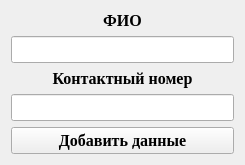
<?xml version="1.0" encoding="UTF-8"?>
<ui version="4.0">
 <class>add_patient</class>
 <widget class="QWidget" name="add_patient">
  <property name="geometry">
   <rect>
    <x>0</x>
    <y>0</y>
    <width>245</width>
    <height>157</height>
   </rect>
  </property>
  <property name="windowTitle">
   <string>Form</string>
  </property>
  <layout class="QGridLayout" name="gridLayout">
   <item row="3" column="0">
    <widget class="QLineEdit" name="lineEdit">
     <property name="font">
      <font>
       <family>Times New Roman</family>
       <pointsize>12</pointsize>
       <weight>75</weight>
       <bold>true</bold>
      </font>
     </property>
     <property name="alignment">
      <set>Qt::AlignCenter</set>
     </property>
    </widget>
   </item>
   <item row="2" column="0">
    <widget class="QLabel" name="label_2">
     <property name="font">
      <font>
       <family>Times New Roman</family>
       <pointsize>12</pointsize>
       <weight>75</weight>
       <bold>true</bold>
      </font>
     </property>
     <property name="text">
      <string>Контактный номер</string>
     </property>
     <property name="alignment">
      <set>Qt::AlignCenter</set>
     </property>
    </widget>
   </item>
   <item row="0" column="0">
    <widget class="QLabel" name="label">
     <property name="font">
      <font>
       <family>Times New Roman</family>
       <pointsize>12</pointsize>
       <weight>75</weight>
       <bold>true</bold>
      </font>
     </property>
     <property name="text">
      <string>ФИО</string>
     </property>
     <property name="alignment">
      <set>Qt::AlignCenter</set>
     </property>
    </widget>
   </item>
   <item row="4" column="0">
    <widget class="QPushButton" name="pushButton">
     <property name="font">
      <font>
       <family>Times New Roman</family>
       <pointsize>12</pointsize>
       <weight>75</weight>
       <bold>true</bold>
      </font>
     </property>
     <property name="text">
      <string>Добавить данные</string>
     </property>
    </widget>
   </item>
   <item row="1" column="0">
    <widget class="QLineEdit" name="lineEdit_3">
     <property name="font">
      <font>
       <family>Times New Roman</family>
       <pointsize>12</pointsize>
       <weight>75</weight>
       <bold>true</bold>
      </font>
     </property>
     <property name="text">
      <string/>
     </property>
     <property name="alignment">
      <set>Qt::AlignCenter</set>
     </property>
    </widget>
   </item>
  </layout>
 </widget>
 <resources/>
 <connections/>
</ui>
